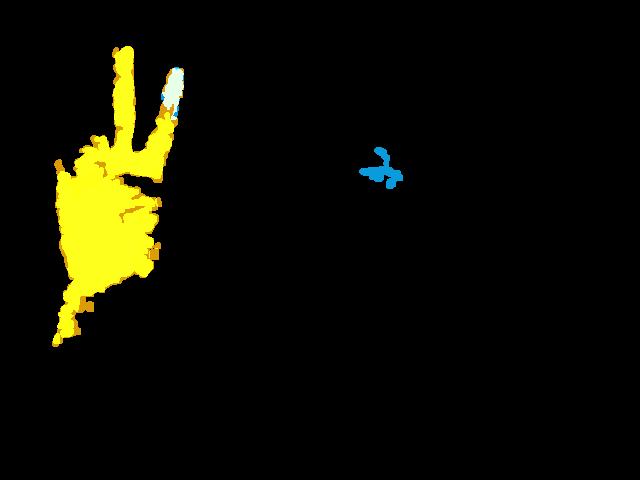
//> input picture PFA 2A ENSIAS Reconnaissance du langage des signes/images/frameRes0_1.png, 640 x 480 px, given in place of the camera
$ ./main   (built with g++ and OpenCV 4)
//> lines starting //> are read from the running program, lines starting //| are printed output that depends on the picture; after the words box and inside, x2 and y2 are one past the last pixel; in counts of white or black regions, pixels touching at a corner belong together
### PFA 2A ENSIAS Reconnaissance du langage des signes/reconnaissance.cpp
#include"version4.hpp"
const float RATIO = 0.8f;
const float inlier_threshold = 100.0f;
#define PI 3.14

// [25 lines of commented-out code are left out]

vector<Mat> list_images(string cheminAlphabet)
{
	vector<Mat> alphabet;
	string nomIm;
string noms[13] ={"A.png","B.png","S.png","K.png","D.png","V.png","i1.png","i2.png","i3.png","i4.png","i5.png","iB.png","ip.png"};
//	string noms[7] = {"A1.png","B1.png","S1.png","K1.png","D1.png","U1.png","V1.png"};
	for(int i=0;i<13;i++)
	{
		nomIm = cheminAlphabet+noms[i];
		Mat img = imread(nomIm,CV_LOAD_IMAGE_GRAYSCALE);
		//imshow("imgsimi",img);
		//waitKey(1000);
		alphabet.push_back(img);
	}
	return alphabet;
}


// [47 lines left out: function calcul_nombre_doigts, not called in this run]

Point high_point(vector<Point> contour){

	Point point = contour[0];

	for(int i=1;i< contour.size();i++){

		if(contour[i].y< point.y)
			point = contour[i];
	}

	return point;
}

// [13 lines left out: function sans_doigts, not called in this run]

Point low_point(vector<Point> contour){

	Point point = contour[0];

	for(int i=1;i< contour.size();i++){

		if(contour[i].y > point.y)
			point = contour[i];
	}

	return point;
}

double distanceP2P(Point a, Point b){
	double d= sqrt(fabs( pow(a.x-b.x,2) + pow(a.y-b.y,2) )) ;
	return d;
}

double getAngle(Point s, Point f, Point e){

	double l1 = distanceP2P(f,s);
	double l2 = distanceP2P(f,e);
	double dot=(s.x-f.x)*(e.x-f.x) + (s.y-f.y)*(e.y-f.y);
	double angle = acos(dot/(l1*l2));
	angle=angle*180/PI;
	return angle;
}


bool appartient_convexe(Point p,vector<Point> hull){

	for(int i=0;i<hull.size();i++){

		if(hull[i].x == p.x && hull[i].y == p.y)
			return true;

	}
	return false;
}

int calcul_nombre_doigts2(Mat& img,Mat& drawing){

	vector<vector<Point> > contours;
  	vector<Vec4i> hierarchy;
	int nombre_interstices = 0;

	findContours( img,contours, hierarchy,RETR_TREE, CHAIN_APPROX_SIMPLE, Point(0, 0) );
	vector<vector<Point> > hull(contours.size());
	vector<vector<int> > hullI(contours.size());

	vector<vector<Vec4i> > defects(contours.size());

	//for(int i=0;i<contours.size();i++)
	convexHull( Mat(contours[0]), hull[0], false );
	convexHull( Mat(contours[0]), hullI[0], false );
    	convexityDefects(contours[0], hullI[0], defects[0]);

	//points
	Point h_point = high_point(contours[0]);
	Point l_point = low_point(contours[0]);
	Point project_l_point;
	project_l_point.x = l_point.x,
	project_l_point.y = h_point.y;
	double height = distanceP2P(l_point,project_l_point);

	//circle(drawing, h_point, 4, Scalar(255,0,0), 2);
     	//circle(drawing, l_point, 4, Scalar(255,0,0), 2);

	drawContours( drawing, contours, 0, Scalar(255,0,0), 1, 8, vector<Vec4i>(), 0, Point() );
	drawContours( drawing, hull, 0, Scalar(255,255,255), 1, 8, vector<Vec4i>(), 0, Point() );

	//distance et angle de tolerance
	int tolerance =  height/5;
	double angleTol=95;

	for(int j=0;j<defects[0].size();j++){

		const Vec4i& v = defects[0][j];
         	float depth = v[3]/256;
		int startidx = v[0]; Point ptStart(contours[0][startidx]);
                  int endidx = v[1]; Point ptEnd(contours[0][endidx]);
                 	int faridx = v[2]; Point ptFar(contours[0][faridx]);

		Point project;
		project.x = ptFar.x;
		project.y = ptEnd.y;

		double angle = getAngle(ptStart,ptFar,ptEnd);


         	if(distanceP2P(ptStart, ptFar) > tolerance && distanceP2P(ptEnd, ptFar) > tolerance &&  angle < angleTol ){

			/*if( ptEnd.y > (project_l_point.y + height - height/4 ) ){
			}else if( ptStart.y > (project_l_point.y + height - height/4 ) ){
			}else {*/

				if(!appartient_convexe(ptFar,hull[0])){

					//printf("angle %i = %f\n",j,angle);
	                   		line(drawing, ptStart, ptEnd, Scalar(0,0,255), 1);
	                    		line(drawing, ptStart, ptFar, Scalar(0,0, 255), 1);
	                   		line(drawing, ptEnd, ptFar, Scalar(0,0, 255), 1);
					//line(drawing, project, ptFar, Scalar(0,0, 255), 1);
					//line(drawing, project, ptEnd, Scalar(0,0, 255), 1);

	                   		circle(drawing, ptFar, 4, Scalar(0, 255, 0), 2);
					circle(drawing, ptEnd, 4, Scalar(0, 0,255), 2);
			        		//circle(drawing, project, 4, Scalar(255, 255,255), 2);
					circle(drawing, ptStart, 4, Scalar(255, 0,0), 2);
					nombre_interstices++;
				}
			//}
		}
        }
	//On compte le nombre de doigts
	if(nombre_interstices == 0){
		if(!sans_doigts(contours[0],hull[0]))
			nombre_interstices++;
	}
	else{
		nombre_interstices++;
	}

	return nombre_interstices;
}

// [29 lines left out: function image_similaire, not called in this run]

// [121 lines of commented-out code are left out]

// [78 lines left out: functions histogramme_directions, distanceF2F, image_similaire_freeman, not called in this run]

### PFA 2A ENSIAS Reconnaissance du langage des signes/peau.cpp
#include "version4.hpp"

vector<Scalar> getColor(Mat image)
{
	Scalar scM,scm;
	vector<Scalar> listScalar;
	int B = 0,G = 0,R = 0;
	int MB=0,mB=0,MG=0,mG=0,MR=0,mR=0;
	for(int i= 2; i<9;i++)
	{
		for(int j=2; j<9; j++)
		{
			Vec3b pixel = image.at<Vec3b>(i,j);
			B = pixel.val[0];
			if(B>MB)MB=B;
			G = pixel.val[1];
			if(G>MG)MG=G;
			R = pixel.val[2];
			if(R>MR)MR=R;
		}
	}
	mB=MB;mG=MG;mR=MR;
	for(int i= 2; i<9;i++)
	{
		for(int j=2; j<9; j++)
		{
			Vec3b pixel = image.at<Vec3b>(i,j);
			B = pixel.val[0];
			if(B<mB)mB=B;
			G = pixel.val[1];
			if(G<mG)mG=G;
			R = pixel.val[2];
			if(R<mG)mR=R;
		}
	}

	scM = Scalar(MB,MG,MR);
	scm = Scalar(mB,mG,mR);
	listScalar.push_back (scM);
	listScalar.push_back (scm);
	return listScalar;
}

vector<vector<Scalar> > calibrage(VideoCapture cap,string windowsName,int code)
{
//> called with windowsName = "Video", code = 40
	vector<vector<Scalar> > intervalles;
	Rect r1,r2,r3,r4,r5,r6,r7,r8,r9,r10,r11,r12,rMain;
	Scalar color = Scalar( 255, 255, 255 );
	Mat e[12],frame;//,eMain;
	r1 = Rect(80,80,10,10);
	r2 = Rect(100,100,10,10);
	r3 = Rect(60,100,10,10);
	r4 = Rect(80,120,10,10);
	r5 = Rect(60,150,10,10);
	r6 = Rect(80,170,10,10);
	r7 = Rect(40,170,10,10);
	r8 = Rect(60,190,10,10);
	r9 = Rect(100,200,10,10);
	r10 = Rect(120,220,10,10);
	r11=Rect(80,220,10,10);
	r12=Rect(100,240,10,10);
	//rMain = Rect(40,80,90,170);

	for(;;)
	{
		cap >> frame;
//> frame is the input picture: 480 rows x 640 cols, CV_8UC3; mean B, G, R 2.5, 14.3, 14.4
		GaussianBlur(frame, frame, Size(7,7), 1.5, 1.5);
		cvtColor(frame,frame,code);
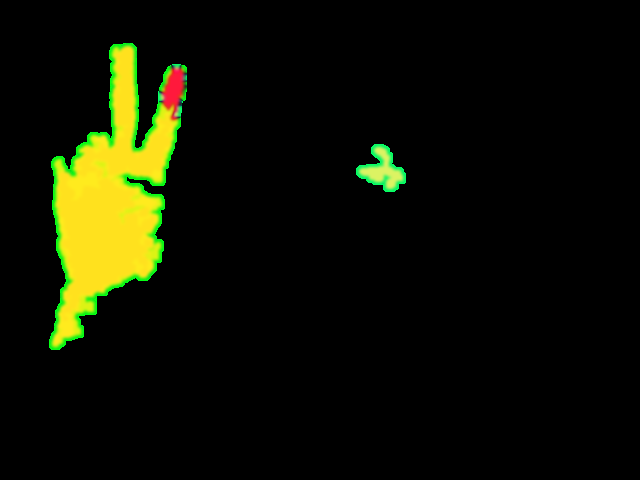
//> frame: 480 rows x 640 cols, CV_8UC3; mean B, G, R 2.5, 16.9, 15
		rectangle(frame, r1, color);
//> frame: 480 rows x 640 cols, CV_8UC3; 36 pixels changed, all inside (x1, y1, x2, y2) = (80, 80, 90, 90)
		rectangle(frame, r2, color);
//> frame: 480 rows x 640 cols, CV_8UC3; mean B, G, R 2.6, 17, 15.1
		rectangle(frame, r3, color);
//> frame: 480 rows x 640 cols, CV_8UC3; mean B, G, R 2.6, 17, 15.1
		rectangle(frame, r4, color);
//> frame: 480 rows x 640 cols, CV_8UC3; mean B, G, R 2.6, 17, 15.1
		rectangle(frame, r5, color);
//> frame: 480 rows x 640 cols, CV_8UC3; mean B, G, R 2.6, 17.1, 15.2
		rectangle(frame, r6, color);
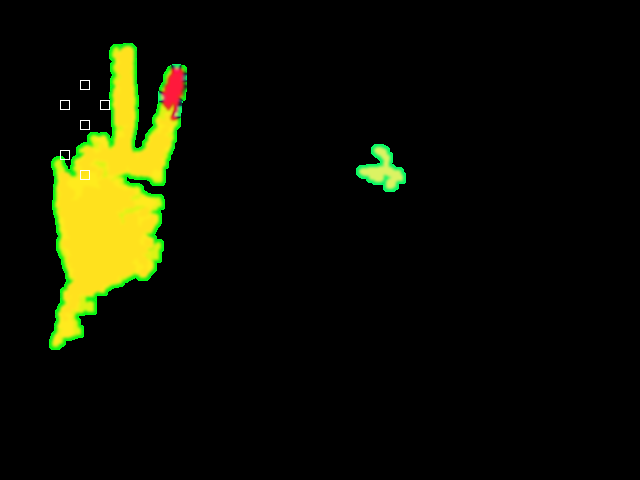
//> frame: 480 rows x 640 cols, CV_8UC3; mean B, G, R 2.7, 17.1, 15.2
		rectangle(frame, r7, color);
//> frame: 480 rows x 640 cols, CV_8UC3; 36 pixels changed, all inside (x1, y1, x2, y2) = (40, 170, 50, 180)
		rectangle(frame, r8, color);
//> frame: 480 rows x 640 cols, CV_8UC3; mean B, G, R 2.7, 17.1, 15.2
		rectangle(frame, r9, color);
//> frame: 480 rows x 640 cols, CV_8UC3; mean B, G, R 2.8, 17.1, 15.2
		rectangle(frame, r10, color);
//> frame: 480 rows x 640 cols, CV_8UC3; mean B, G, R 2.8, 17.1, 15.2
		rectangle(frame, r11, color);
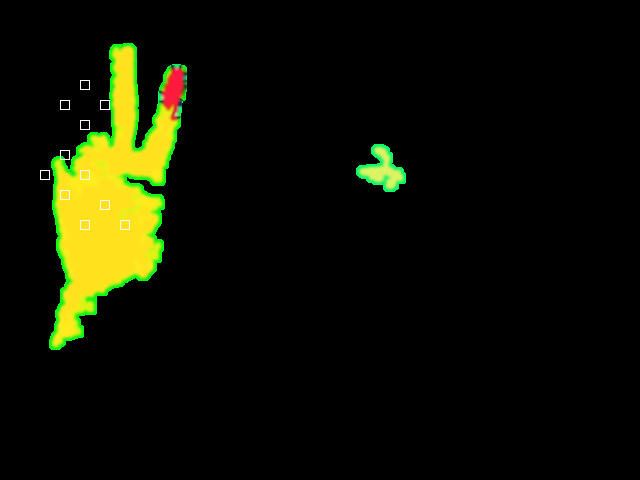
//> frame: 480 rows x 640 cols, CV_8UC3; mean B, G, R 2.8, 17.1, 15.2
		rectangle(frame, r12, color);
//> frame: 480 rows x 640 cols, CV_8UC3; 36 pixels changed, all inside (x1, y1, x2, y2) = (100, 240, 110, 250)
		//rectangle(frame, rMain, color);
		imshow(windowsName,frame);
		if(waitKey(30)>0)
//> the Esc key is pressed
		{
			e[0]=Mat(frame, r1);
			e[1]=Mat(frame, r2);
			e[2]=Mat(frame, r3);
			e[3]=Mat(frame, r4);
			e[4]=Mat(frame, r5);
			e[5]=Mat(frame, r6);
			e[6]=Mat(frame, r7);
			e[7]=Mat(frame, r8);
			e[8]=Mat(frame, r9);
			e[9]=Mat(frame, r10);
			e[10]=Mat(frame, r11);
			e[11]=Mat(frame, r12);
			//eMain = Mat(frame,rMain);
			break;
		}

	}

	for(int i=0; i< 12; i++)
	{
		intervalles.push_back(getColor(e[i]));
	}

	return intervalles;
}


// [61 lines left out: function calibrageV2, not called in this run]


Mat processColor(Mat image, vector<vector<Scalar> > interColor)
{
	Mat resultat;
	int nbrIntervalles = (int)interColor.size();
	Mat *reslt = new Mat [ nbrIntervalles ];
	vector<Scalar> color;
	int i = 0;//itérateur pour le tableau de Mat --reslt--
	for (vector<vector<Scalar> >::iterator it = interColor.begin() ; it != interColor.end(); ++it)
	{
		color = *it;
		inRange(image,color[1],color[0],reslt[i]);
		i++;
	}

	i=0;
	resultat = reslt[0];
	for(i=1;i<nbrIntervalles;i++)
	{
		resultat = resultat + reslt[i];
	}

	return resultat;
}

### PFA 2A ENSIAS Reconnaissance du langage des signes/head.cpp
#include "version4.hpp"

// [71 lines left out: functions deleteHead, getVisage, getHead, getAllHead, not called in this run]

Rect getHeadRect(vector<Rect> faces)
{
	Rect head, headcour;
	int x_precdif = 1000, y_precdif = 1000;
	int i=0;
	for(vector<Rect>::iterator it = faces.begin(); it!=faces.end(); ++it)
	{
		if(i==0) head = *it;
		else
		{
			headcour = *it;
			if(head.area()< headcour.area())
				head = headcour;
		}
	}
	return head;
}

// [18 lines left out: function getDiferentToHeadRect, not called in this run]

### PFA 2A ENSIAS Reconnaissance du langage des signes/freeman.cpp
#include "version4.hpp"

vector<int> getFreemanCodage (vector<Point> contour)
{
	vector<int> freemanCode;
	Point prec,pt;
	int pt_x, pt_y, prec_x, prec_y;
	int i = 0;
	for (vector<Point>::iterator it = contour.begin() ; it != contour.end(); ++it)
	{
		if(i == 0){prec = *it;i+=1;}
		else
		{
			pt = *it;
			pt_x = pt.x;
			pt_y = pt.y;
			prec_x = prec.x;
			prec_y = prec.y;
			if(pt_x == prec_x+1 && pt_y == prec_y)
				freemanCode.push_back(1);
			else if(pt_x == prec_x+1 && pt_y == prec_y+1)
				freemanCode.push_back(2);
			else if(pt_x == prec_x && pt_y == prec_y+1)
				freemanCode.push_back(3);
			else if(pt_x == prec_x-1 && pt_y == prec_y+1)
				freemanCode.push_back(4);
			else if(pt_x == prec_x-1 && pt_y == prec_y)
				freemanCode.push_back(5);
			else if(pt_x == prec_x-1 && pt_y == prec_y-1)
				freemanCode.push_back(6);
			else if(pt_x == prec_x && pt_y == prec_y-1)
				freemanCode.push_back(7);
			else if(pt_x == prec_x+1 && pt_y == prec_y-1)
				freemanCode.push_back(8);

			prec = pt;
		}
	}
	return freemanCode;
}

// [13 lines left out: function writeFreeman, not called in this run]

vector<vector<int > > getFreemans(vector<vector<Point> > contours)
{
	vector<vector<int > > freemans;
	for (vector<vector<Point> >::iterator it = contours.begin() ; it != contours.end(); ++it)
	{
		vector<int> freeman;
		freeman = getFreemanCodage (*it);
		freemans.push_back(freeman);
	}
	return freemans;
}

// [20 lines left out: function calcFreemanZigZag, not called in this run]

int calcFreemanLines(vector<int> freeman)
{
	int line=0;
	int prec = -1;
	for (vector<int>::iterator it_int = freeman.begin() ; it_int != freeman.end(); ++it_int)
	{
		if(prec == -1)
		{
			prec = *it_int;
		}
		else
		{
			if(abs(*it_int - prec) == 0)
				line+=1;
			prec = *it_int;
		}
	}

	return line;
}

int getMoreCloseToHandFreeman(vector<int> freeman1, int idxFreeman1, vector<int> freeman2, int idxFreeman2)
{
	//if(calcFreemanZigZag(freeman1) > calcFreemanZigZag(freeman2))
	if(calcFreemanLines(freeman1) > calcFreemanLines(freeman2))
		return idxFreeman1;
	else
		return idxFreeman2;
}

### PFA 2A ENSIAS Reconnaissance du langage des signes/contours.cpp
#include "version4.hpp"


vector<vector<Point> > getContours (Mat frame)
{
	vector<vector<Point> > contours;
	vector<Vec4i> hierarchy;
	Mat contours1;

	Canny( frame, contours1, 100, 255, 3 );
	dilate( contours1, contours1, Mat(), Point(-1,-1),1, BORDER_CONSTANT, morphologyDefaultBorderValue() );
	findContours( contours1, contours, hierarchy, RETR_EXTERNAL, CHAIN_APPROX_SIMPLE, Point(0, 0) );

	return contours;
}

Mat getContours_dessinerContours (Mat frame)
{
	Mat cont1,cont2;
	vector<vector<Point> > contours;
	vector<Vec4i> hierarchy;
	Scalar color = Scalar( 255, 255, 255 );

	Canny( frame, cont1, 100, 255, 3 );
	dilate( cont1, cont1, Mat(), Point(-1,-1),1, BORDER_CONSTANT, morphologyDefaultBorderValue() );
	findContours( cont1, contours, hierarchy, RETR_EXTERNAL, CHAIN_APPROX_SIMPLE, Point(0, 0) );
	cont2 = Mat::zeros( frame.size(), CV_8UC3 );
  	for( size_t i = 0; i< contours.size(); i++ )
     	{
       		drawContours( cont2, contours, (int)i, color, CV_FILLED, 8, hierarchy, 0, Point() );
     	}
	return cont2;
}

// [16 lines left out: function biggestContour, not called in this run]

vector<int> biggest2Contour(vector<vector<Point> > contours)
{
	double maxSize=0;
	int index=0, index2=0;
	for( size_t i = 0; i< contours.size(); i++ )
     	{
		if(contourArea( contours[i]) > maxSize)
		{
			index2 = index;
			index = (int)i;
			maxSize = (int)contours[i].size();
		}
     	}
	vector<int> ls;
	ls.push_back(index);
	ls.push_back(index2);

	return ls;

}

// [16 lines left out: function dessinerContours, not called in this run]

Mat dessinerContoursV2 (vector<vector<Point> > contours, Size frame_size)//, vector<Vec4i> hierarchy )
{
	Mat im_Contours = Mat::zeros( frame_size, CV_8UC3 ) ;
	Scalar color = Scalar( 255, 255, 255 );

	vector<vector<Point> > bgcontours;

	//writeFreeman(contours);


	//int bg = biggestContour(contours);
	vector<int> bg = biggest2Contour(contours);

	drawContours( im_Contours, contours, bg[0], Scalar(10,155,220), CV_FILLED, 8);
	//contours.erase(contours.begin()+(bg-1));

	//bg = biggestContour(contours);
	drawContours( im_Contours, contours, bg[1], Scalar(220,155,10), CV_FILLED, 8);

	return im_Contours;
}

Mat dessinerContoursV3(vector<vector<Point> > contours, Size frame_size)
{
	vector<int> bg = biggest2Contour(contours);
	vector<vector<Point> > bgContours;
	bgContours.push_back(contours[bg[0]]);
	bgContours.push_back(contours[bg[1]]);
	vector<vector<int > > freemans = getFreemans(bgContours);
	int idxHand = getMoreCloseToHandFreeman(freemans[0], 0, freemans[1], 1);

	Mat im_Contours = Mat::zeros( frame_size, CV_8UC3 ) ;
	Scalar color = Scalar( 255, 255, 255 );
	drawContours( im_Contours, bgContours, idxHand, Scalar(10,155,220), CV_FILLED, 8);
	return im_Contours;
}

// [19 lines left out: function dessinerContoursV4, not called in this run]

vector<Point> getHandContoursV1(vector<vector<Point> > contours, Size frame_size)
{
	vector<int> bg = biggest2Contour(contours);
	vector<vector<Point> > bgContours;
	bgContours.push_back(contours[bg[0]]);
	bgContours.push_back(contours[bg[1]]);
	vector<vector<int > > freemans = getFreemans(bgContours);
	int idxHand = getMoreCloseToHandFreeman(freemans[0], 0, freemans[1], 1);

	return bgContours[idxHand];

}

Rect zoneContour(vector<Point> contour)
{
	Rect contourRect = Rect(0,0,1,1);
	int xBmin=1000,yBmin=1000,xBmax=0,yBmax=0;
	Point pt;
	for(vector<Point>::iterator it = contour.begin(); it!=contour.end();++it)
	{
		pt = *it;
		if(pt.x < xBmin) xBmin = pt.x;
		if(pt.y < yBmin) yBmin = pt.y;
		if(pt.x > xBmax) xBmax = pt.x;
		if(pt.y > yBmax) yBmax = pt.y;
	}
	//if(xBmin!=1000 && yBmin!=1000 && xBmax!=0 && yBmax!=0 && xBmin>8 && yBmin>8)
	//{
		contourRect = Rect(xBmin,yBmin,xBmax-xBmin,yBmax-yBmin);
		//contourRect = Rect(xBmin-8,yBmin-8,xBmax-xBmin+8,yBmax-yBmin+8);
	//}

	return contourRect;
}

### PFA 2A ENSIAS Reconnaissance du langage des signes/main.cpp
#include "version4.hpp"

int main()
{
	Mat frame_courante, frame_courante_Blur;
	vector<vector<Point> > contours;

	VideoCapture cap(0);
	if(!cap.isOpened())
		return -1;
	namedWindow( "Video", CV_WINDOW_AUTOSIZE );
	namedWindow( "imgsimi", CV_WINDOW_AUTOSIZE );
	//namedWindow( "imgsimi1", CV_WINDOW_AUTOSIZE );
	//namedWindow( "detection", CV_WINDOW_AUTOSIZE );


//------------------------
Mat frame_contours, frameHSV, framePeauHSV, framePeauHSVreverse, frameY, framePeauY, framePeauYreverse, frameHelp ;
//Mat laMain, laMainContours;
int key;

vector<vector<Scalar> > intervallesHSV = calibrage(cap,"Video",COLOR_BGR2HSV);
//> intervallesHSV = 12 items
vector<vector<Scalar> > intervallesHSVreverse = calibrage(cap,"Video",COLOR_BGR2HSV);
//> the Enter key is pressed
//> intervallesHSVreverse = 12 items
vector<vector<Scalar> > intervallesY = calibrage(cap,"Video",COLOR_BGR2YCrCb);
//> call 3 of calibrage, with windowsName = "Video", code = 36
//> in calibrage (call 3), `cvtColor(frame,frame,code);`:
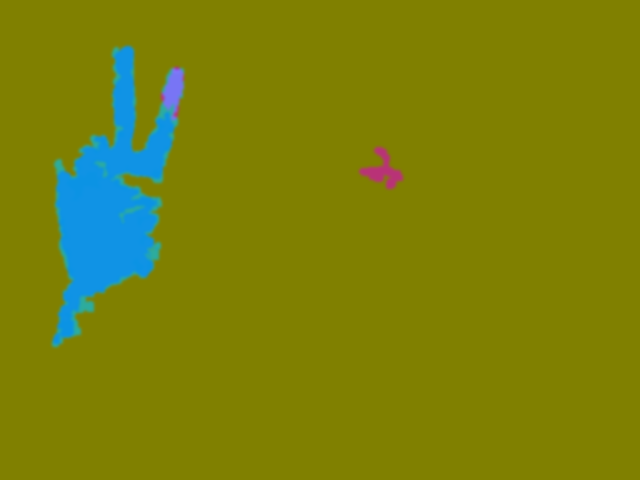
//> frame: 480 rows x 640 cols, CV_8UC3; mean B, G, R 13, 129, 122.1
//> in calibrage (call 3), `rectangle(frame, r6, color);`:
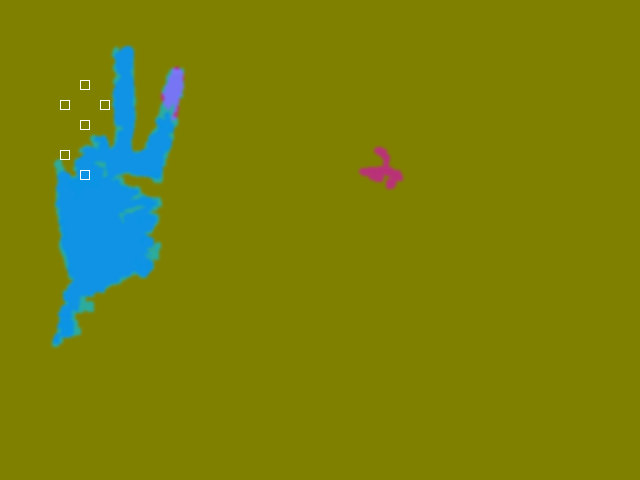
//> frame: 480 rows x 640 cols, CV_8UC3; mean B, G, R 13.2, 129.1, 122.2
//> in calibrage (call 3), `rectangle(frame, r11, color);`:
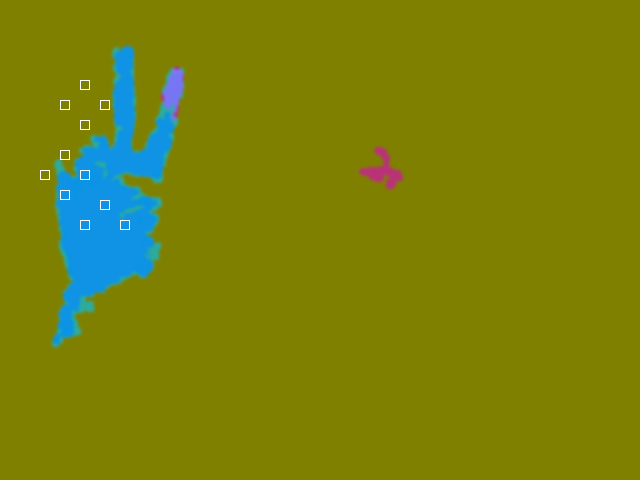
//> frame: 480 rows x 640 cols, CV_8UC3; mean B, G, R 13.2, 129.2, 122.3
//> the space key is pressed
//> intervallesY = 12 items
vector<vector<Scalar> > intervallesYreverse = calibrage(cap,"Video",COLOR_BGR2YCrCb);
//> the Esc key is pressed
//> intervallesYreverse = 12 items
vector<Point> handContour;
Rect hand,head_;

Rect roiRoi1 = Rect(0,0,200,200);

//-----------------------------------------------
vector<Rect> faces;
String face_cascade_name = "/usr/local/share/OpenCV/haarcascades/haarcascade_frontalface_alt.xml";
CascadeClassifier face_cascade;
face_cascade.load( face_cascade_name );
Rect head;
Mat imageHellp;


///---------rec
string cheminAlphabet = "/home/yannbohoussou/pfa/projet_1/version4/alphabet/";
vector<Mat> images = list_images(cheminAlphabet);//(cheminAlphabet);
//> A.png cannot be read in this run, so this picture is empty

cout << " size = " << images.size() << endl << endl ;
//|  size = 13
vector<Mat> list_img_preselect;
int nombredoigtsFrameCour, nombredoigtsAlphabet;
Mat img_sim, signe ;


	for(;;)
	{
		cap >> frame_courante;

		//faces = getVisage(frame_courante, face_cascade_name , face_cascade);

		face_cascade.detectMultiScale( frame_courante, faces, 1.1, 2, 0|CASCADE_SCALE_IMAGE, Size(30, 30) );
//> faces = empty
		head = getHeadRect(faces);
//> after the loop in getHeadRect, `for(vector<Rect>::iterator it = faces.begin(); it!=faces.end(); ++it)`: head = Rect(0, 0, 0, 0)
//> head = Rect(0, 0, 0, 0)


		//
		GaussianBlur(frame_courante, frameHSV, Size(7,7), 1.5, 1.5);
		cvtColor(frameHSV,frameHSV,COLOR_BGR2HSV);
		framePeauHSV =  processColor(frameHSV, intervallesHSV);
//> in processColor, `int nbrIntervalles = (int)interColor.size();`: nbrIntervalles = 12
//> the loop in processColor, `for (vector<vector<Scalar> >::iterator it = interColor.begin() ; it !=..` made 12 passes
//> color on passes 5, 6, 8, 9, 10, 11, 12: 2 Scalars: [30, 255, 19, 0], [0, 0, 19, 0], 2 Scalars: [30, 235, 255, 0], [30, 225, 255, 0], 2 Scalars: [30, 226, 255, 0], [30, 225, 255, 0], 2 Scalars: [30, 225, 255, 0], [30, 225, 255, 0], 2 Scalars: [30, 233, 255, 0], [27, 225, 255, 0], 2 Scalars: [30, 225, 255, 0], [30, 225, 255, 0], 2 Scalars: [30, 225, 255, 0], [30, 225, 255, 0]
//> after the loop in processColor, `for (vector<vector<Scalar> >::iterator it = interColor.begin() ; it !=..`:
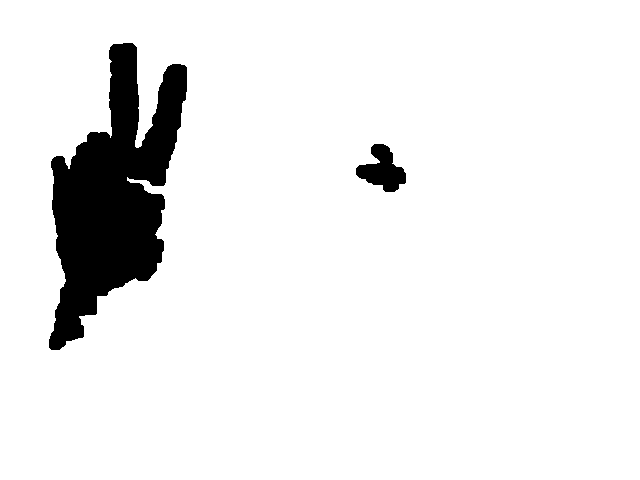
//> reslt: 480 rows x 640 cols, CV_8UC1; 92.5% white; 2 black regions, box (x1, y1, x2, y2) and area: (49, 43, 187, 350) 21706, (356, 144, 406, 192) 1333
//> the loop in processColor, `for(i=1;i<nbrIntervalles;i++)` made 11 passes
//> (the rest of the program and of its run is left out)
